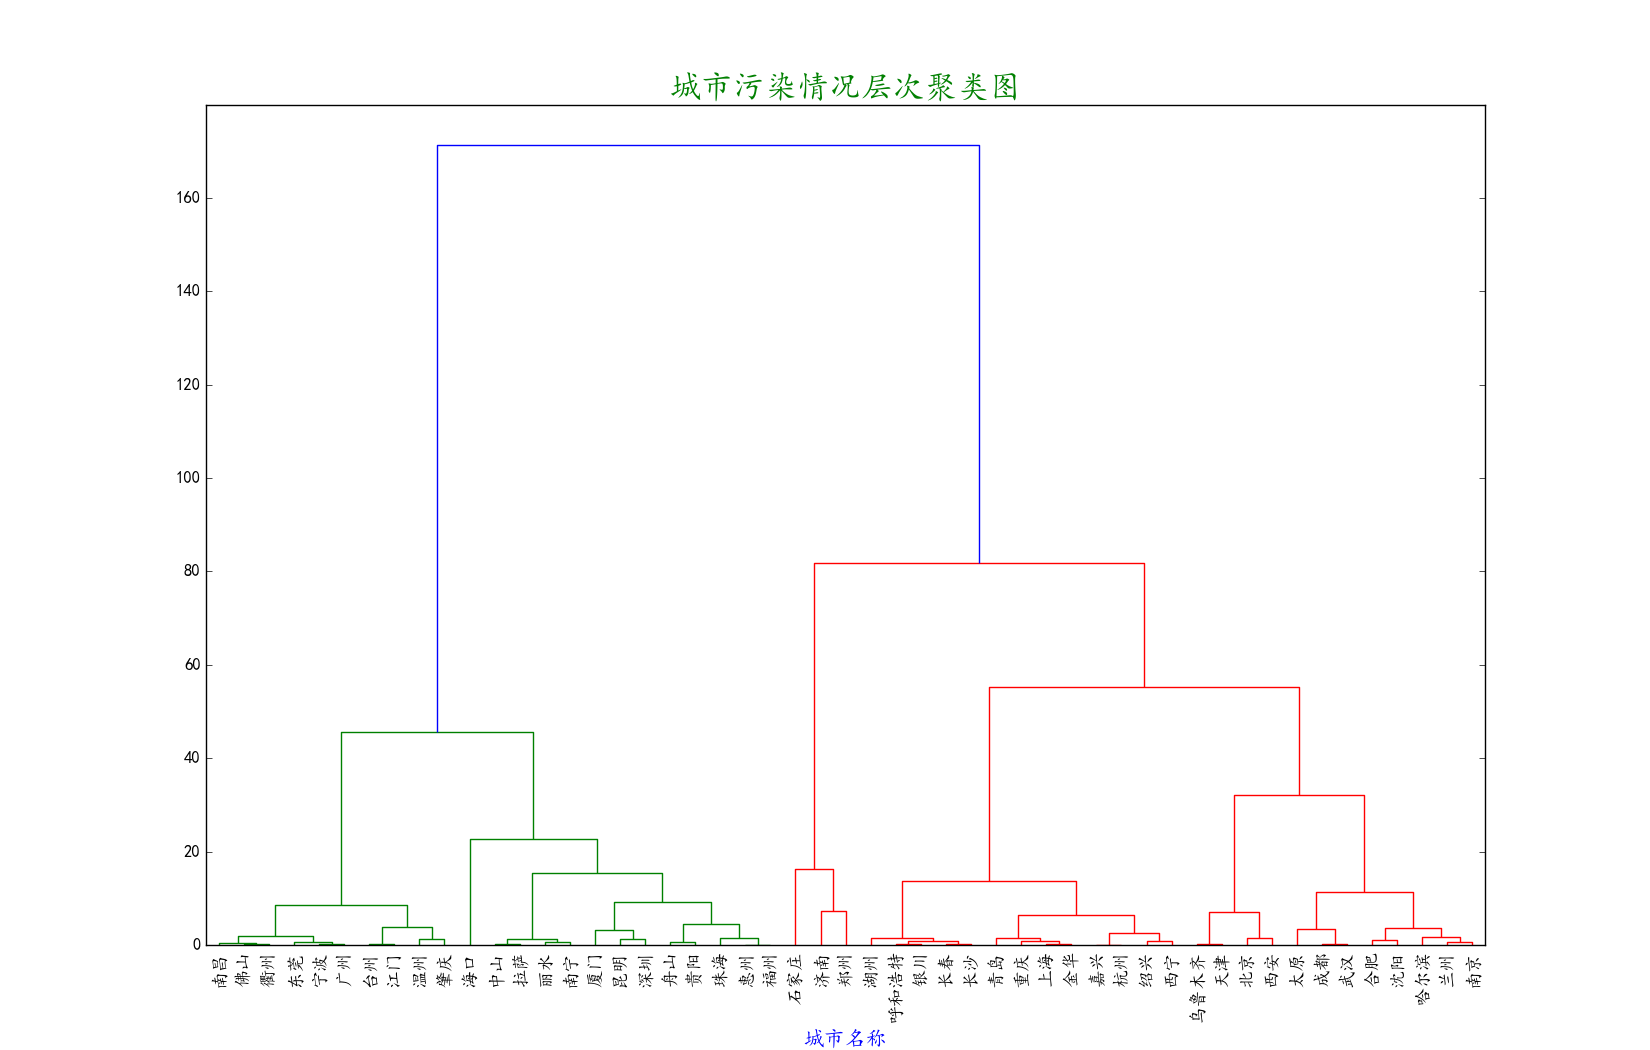

Generate this figure with Python:
# -*- coding: utf-8 -*-
"""
    作者:     赵颜军
    版本:     2.0
    日期:     2018/05/25
"""
import pandas as pd
from scipy.cluster import hierarchy  #用于进行层次聚类，话层次聚类图的工具包
import matplotlib.pyplot as plt
from pylab import mpl
from Tkinter import END
import threading
import sys

reload(sys)

sys.setdefaultencoding('utf8')

def hier_clu(stext):
        stext.delete(1.0,END)
        stext.see(END)
        # 设置可为中文
        mpl.rcParams['font.sans-serif'] = ['SimHei']

        # 数据文件的路径
        filepath = '../File_data/ncity_air_quality_month.csv'

        # 读取csv数据文件
        pf_obj = pd.read_csv(filepath, encoding='utf-8')
        # 读数据进行分组
        final = pf_obj.groupby(by=['city_name'])['aqi'].mean()

        final_data = pd.DataFrame(final, index=final.index)

        Z = hierarchy.linkage(final_data, method='ward', metric='euclidean')
        plt.figure(1, figsize=(15, 7))

        hierarchy.dendrogram(Z, labels=final_data.index)

        # 根据linkage matrix Z得到聚类结果:
        cluster = hierarchy.fcluster(Z, t=1, depth=3)

        print "Original cluster by hierarchy clustering:\n", cluster

        # 暂时没有使用格式
        font = {'family': 'KaiTi',
                  'weight': 'normal',
                  'size': 15,
                  'color': 'blue'
        }

        plt.title("城市污染情况层次聚类图", fontsize=23, color = 'green',family = 'KaiTi')
        plt.xlabel('城市名称', font)
        plt.xticks(fontsize=13, family='KaiTi')
        # plt.savefig('hier_clu.png', dpi=100)
        stext.delete(1.0, END)
        stext.see(END)
        stext.insert(END, '第一类(污染情况严重)：石家庄，济南，郑州。\n第二类(污染情况较严重):乌鲁木齐，天津，北京，西安，太原，成都，武汉，合肥，沈阳，哈尔滨，兰州，南京。\n第三类(污染情况一般):湖州，呼和浩特，银川，长春，长沙，青岛，重庆，上海，杭州，绍兴，嘉兴，金华，西宁等。\n第四类(污染情况较轻):南昌，佛山，东莞，宁波，广州，台州，江门，温州，海口，中山，拉萨，丽水，南宁，厦门，昆明，深圳，珠海等。\n')
        stext.see(END)
        plt.show()


if __name__ == "__main__":
    hier_clu()
